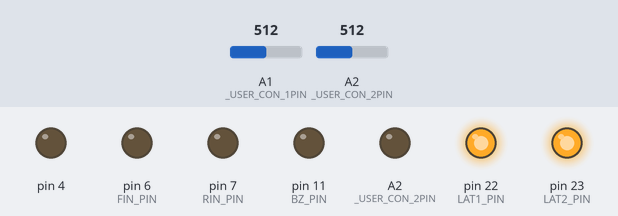
Recording of a sketch running on a simulated Arduino Leonardo, built with avr-gcc and run on an emulated ATmega32U4. Parts: output pins drawn as LEDs (lit = HIGH). The inputs (shaded band) are chosen by the test bench; at power-on: A1 (_USER_CON_1PIN) = 512, A2 (_USER_CON_2PIN) = 512.

Above: at 0.1 s.
Timing chart, 0 to 1.6 s (numbered marks = the images above):
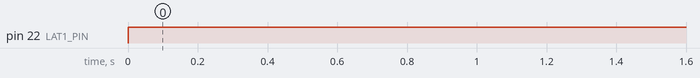

Measured:
- by itself, pin 22 (LAT1_PIN): LOW → HIGH at 0.00 s

The sketch:

kadai4.ino
```cpp
#define USE_TIMER3_ISR
#include "mono_con.h"

int x, y;
int cnt = 0;

word in, tc;

int st = 1;

int getst(int x, int y) {
	int p = abs(2*x - 1023) > abs(2*y - 1023) ? x : y;
	return map(p, 0, 1023, 0, 3);
}

void onedisp(int n) {
	static int pren = -1;
	if (pren != n) {
		pren = n;
		disp(num[n / 10], num[n % 10]);
	}
}

ISR(TIMER3_COMPA_vect) {
	if (in++ > 5) {
		in = 0;

		x = analogRead(A1);
		y = analogRead(A2);
	}

	tc++;
}

void setup() {
	config_init();
	serial_init();

	x = analogRead(A1);
	y = analogRead(A2);
}

void loop() {
	st = getst(x, y);

	if (st == 0) {
		if (tc >= 500) {
			tc = 0;
			if (++cnt > 99) cnt = 0;
		}
	} else if (st == 2) {
		if (tc >= 500) {
			tc = 0;
			if (--cnt < 0) cnt = 99;
		}
	} else {
		tc = 500;
	}

	onedisp(cnt);
}
```

mono_con.h
```cpp
//===================================================================================================================
//
//  高校生ものづくりコンテスト2026岡山県大会用 ArduinoShield
//
//    出力回路: 百エディケーション製
//    https://hyakuedu.wordpress.com/
//
//    CPU Board: Arduino MEGA 2560 R3
//                                     2026/01/08 OKAKO
//
//===================================================================================================================
#ifndef _MONO_CON_2026_H
#define _MONO_CON_2026_H

//--- Arduino  ATmega2560 Input
#define _USER_CON_1PIN A1
#define _USER_CON_2PIN A2
#define _USER_CON_3PIN 17
#define _USER_CON_4PIN 18
#define _USER_CON_5PIN 19
#define _USER_CON_6PIN 40
#define _USER_CON_7PIN 42
#define _USER_CON_8PIN 20 //GND

//--- OKAKO_Shield_CN2
#define BOARD_SW_PIN 26
#define BZ_PIN 11
#define FIN_PIN 6
#define RIN_PIN 7
#define LAT2_PIN 23
#define LAT1_PIN 22
#define SCK_PIN 24
#define SDI_PIN 25

//--- セグメントLED 0-9,blank
const int num[11] = { 0x3f, 0x06, 0x5b, 0x4f, 0x66,  //0, 1, 2, 3, 4
                      0x6d, 0x7d, 0x27, 0x7f, 0x6f,  //5, 6, 7, 8, 9
                      0x00 };                        //blank

//--- レジスタ初期設定
void config_init(void) {
  pinMode(_USER_CON_1PIN, INPUT);
  pinMode(_USER_CON_2PIN, INPUT);
  pinMode(_USER_CON_3PIN, INPUT);
  pinMode(_USER_CON_4PIN, INPUT);
  pinMode(_USER_CON_5PIN, INPUT);
  pinMode(_USER_CON_6PIN, INPUT);
  pinMode(_USER_CON_7PIN, INPUT);

  pinMode(_USER_CON_8PIN, OUTPUT);
  digitalWrite(_USER_CON_8PIN, LOW); //IN_D4をGND設定

  pinMode(BOARD_SW_PIN, INPUT);
  pinMode(BZ_PIN, OUTPUT);
  pinMode(RIN_PIN, OUTPUT);
  pinMode(FIN_PIN, OUTPUT);
  pinMode(LAT1_PIN, OUTPUT);
  pinMode(LAT2_PIN, OUTPUT);
  pinMode(SCK_PIN, OUTPUT);
  pinMode(SDI_PIN, OUTPUT);

  ////////// DCモータ制御用PWM信号生成用のタイマ(Timer4)の周波数を31.37KHzに変更 //////////
  TCCR4B = (TCCR4B & 0b11111000) | 0x01;

#ifdef USE_TIMER3_ISR
  ////////// 1ms割り込み用のタイマ(Timer3)の初期化 //////////
  TCCR3A = 0;
  TCCR3B = 0x0b;
  // OCR3A = 124;
  OCR3A = 249;
  TIMSK3 = 2;
#endif
}

//--- 構造体宣言bitset
struct bitset {
  int SDI : 1;   // bit0 シリアルデータ
  int SCK : 1;   // bit1 シリアルクロック
  int LAT1 : 1;  // bit2 7seg LED 系ラッチ
  int LAT2 : 1;  // bit3 フルカラーLED,step モータ系ラッチ
  int DCM : 2;   // bit4,5 DC モータの動作モード
  int BZ : 1;    // bit6 圧電スピーカ
  int TSW : 1;   // bit7 タクトスイッチ入力
};
struct bitset RC;  // 構造体変数

//--- 共用体宣言lm (LED & step Motor)
union {
  struct {               //--- 構造体宣言，bit というグループ名
    int SM : 4;   // bit0 ～ bit3 ステッピングモータ励磁信号
    int R : 1;    // bit4 フルカラーLED，赤色
    int B : 1;    // bit5 フルカラーLED，青色
    int G : 1;    // bit6 フルカラーLED，緑色
    int res : 1;  // bit7 未使用
  } bit;          // bit アクセス名
  struct {
    int SM : 4;
    int GBR : 3;  // フルカラーLED, カラーコードを3bitで指定
    int res : 1;
  } color;  // GBRを3ビットアクセス名
  int b8;   // byte アクセス名
} lm;       // 共用体変数名

//--- U1,U2,U3初期化
void serial_init(void) {
  // U1, U2
  digitalWrite(LAT1_PIN, LOW);
  shiftOut(SDI_PIN, SCK_PIN, MSBFIRST, 0x00);
  shiftOut(SDI_PIN, SCK_PIN, MSBFIRST, 0x00);
  digitalWrite(LAT1_PIN, HIGH);

  // U3
  digitalWrite(LAT2_PIN, LOW);
  shiftOut(SDI_PIN, SCK_PIN, MSBFIRST, 0x00);
  digitalWrite(LAT2_PIN, HIGH);
}

//--- 2桁7セグメントLEDの表示関数
void disp(char leftPat, char rightPat) {
  digitalWrite(LAT1_PIN, LOW);
  shiftOut(SDI_PIN, SCK_PIN, MSBFIRST, leftPat);
  shiftOut(SDI_PIN, SCK_PIN, MSBFIRST, rightPat);
  digitalWrite(LAT1_PIN, HIGH);
}

//--- ステッピングモータの初期設定関数
int stepm_init(int n) {
  int spm[5] = { 0x9,     // A
                 0xc,     // B
                 0x6,     // nA
                 0x3,     // nB
                 0x00 };  // Stop

  return spm[n];
}

//--- フルカラーLEDとステッピングモータの動作制御関数
void led_stepmotor(char n) {
  digitalWrite(LAT2_PIN, LOW);
  shiftOut(SDI_PIN, SCK_PIN, MSBFIRST, n);
  digitalWrite(LAT2_PIN, HIGH);
}

#endif
```
